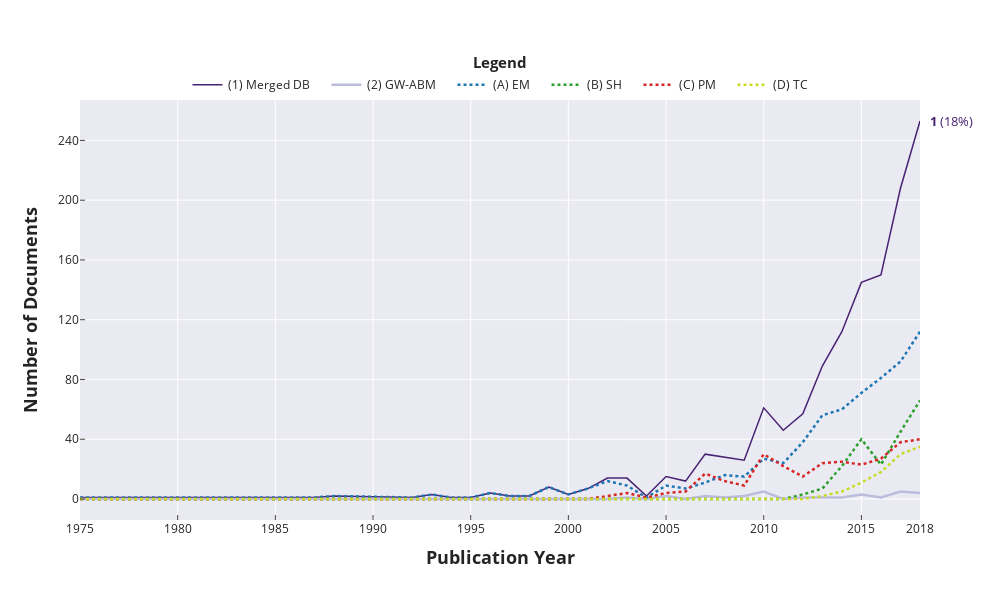
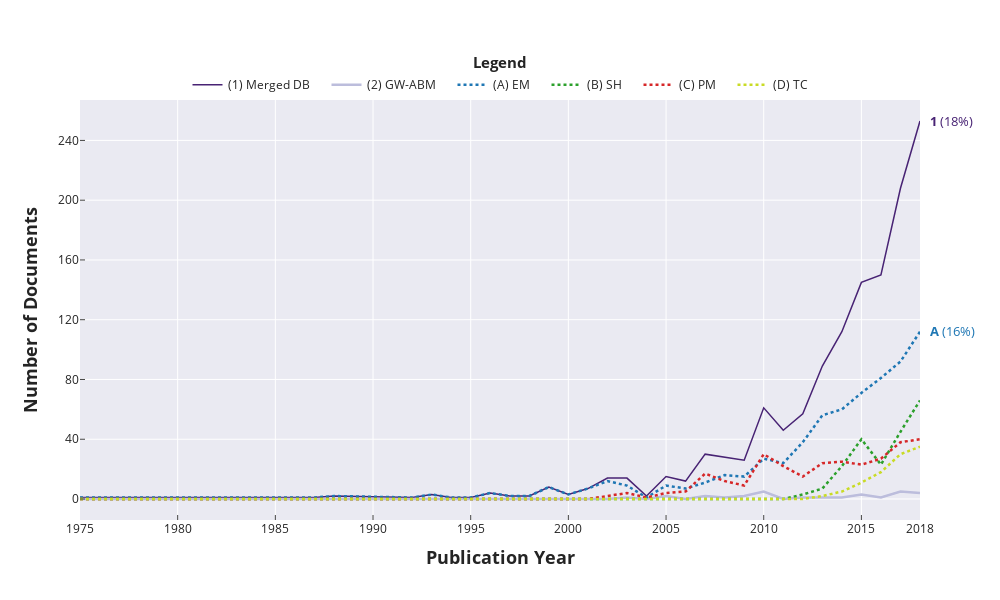
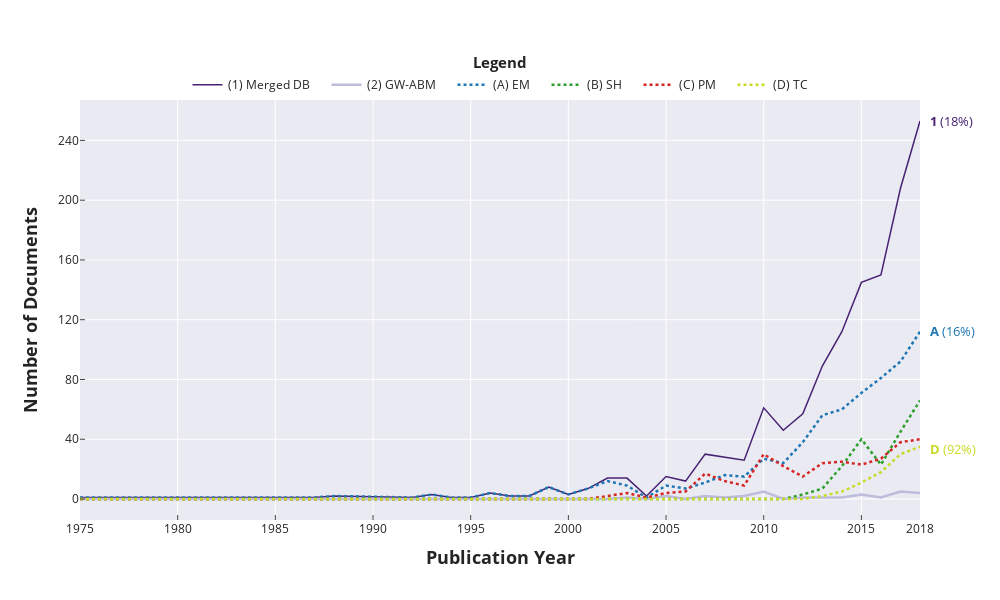
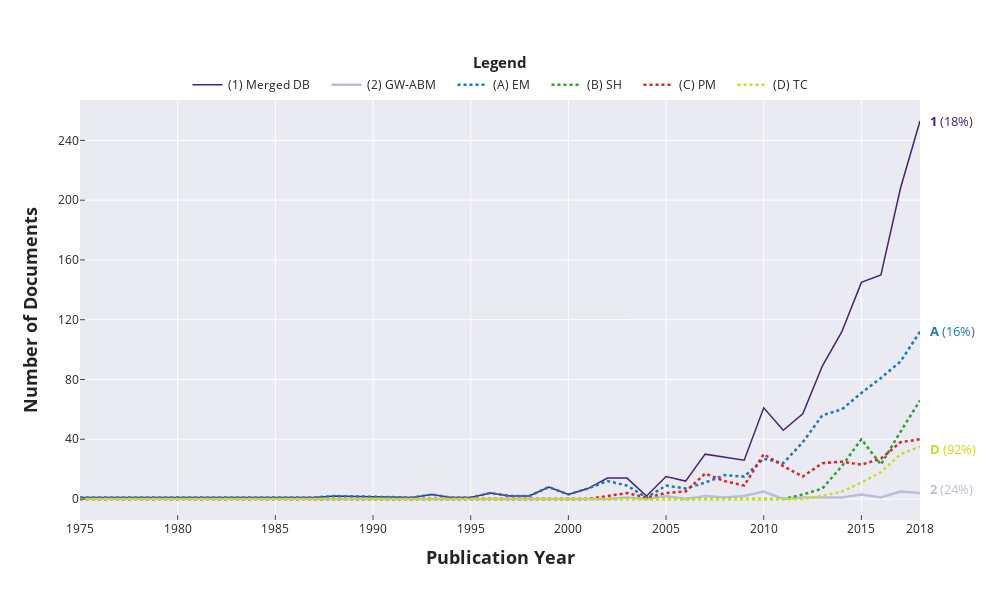

The notebook cell these images were saved under, in order:
### Code cell
%config InlineBackend.figure_format ='retina'

trace1 = go.Scatter(
                x = concat.index.values,
                y = concat["GW_ABM Count"],
                mode = 'lines',
                name = "(2) GW-ABM    ",
                #marker = dict(color = colour_list[0]),
                text = concat['GW_ABM Count'],
                line = dict(color=colour_list[3], width=2.5))
trace11 = go.Scatter(
                x = concat.index.values,
                y = concat["Merged Count"],
                mode = 'lines',
                name = "(1) Merged DB    ",
                #marker = dict(color = colour_list[0]),
                text = concat['Merged Count'],
                line = dict(color=colour_list2[0], width=1.5))
trace2 = go.Scatter(
                x = concat.index.values,
                y = concat["SH Count"],
                mode = 'lines',
                name = "(B) SH    ",
                #marker = dict(color = colour_list2[2]),
                text = concat['SH Count'],
                line = dict(color="rgb(44,160,44)", width=2.5, dash='dot'))
trace3 = go.Scatter(
                x = concat.index.values,
                y = concat["TC Count"],
                mode = "lines",
                name = "(D) TC",
                #marker = dict(color = colour_list2[3]),
                text = concat['TC Count'],
                line = dict(color="rgb(201,219,37)", width=2.5, dash='dot'))
trace4 = go.Scatter(
                x = concat.index.values,
                y = concat['PM Count'],
                mode = "lines",
                name = "(C) PM    ",
                #marker = dict(color = colour_list2[4]),
                text = concat['PM Count'],
                line = dict(color="rgb(214,39,40)", width=2.5, dash='dot'))
trace5 = go.Scatter(
                x = concat.index.values,
                y = concat['EM2 Count'],
                mode = "lines",
                name = '(A) EM    ',
                #marker = dict(color = colour_list2[5]),
                text = concat['EM2 Count'],
                line = dict(color="rgb(31,119,180)", width=2.5, dash='dot'))

data = [trace11, trace1, trace5, trace2, trace4, trace3]

layout = go.Layout(width= 1000, height= 600,
              xaxis= dict(title= '<b>Publication Year<b>',ticklen= 5,tick0=1975,tickvals=(1975,1980,1985,1990,1995,2000,2005,2010,2015,2018),zeroline=False,ticks = "inside", title_font=dict(size=18), showline=False, linewidth=1, linecolor='black'),
              yaxis= dict(title= '<b>Number of Documents<b>',tick0 = 0,dtick = 40,ticklen= 5,zeroline=False, ticks = "inside", title_font=dict(size=18),showline=False, linewidth=1, linecolor='black'),
              showlegend = True, legend=dict(orientation='h',yanchor='bottom',xanchor='center',y=1.002,x=0.5,font=dict(size=12)),
              annotations=[dict(x=0.5,y=1.12,align="right",valign="top",text='<b>Legend<b>',font=dict(size=15),showarrow=False,xref="paper",yref="paper",xanchor="center",yanchor="top")],
              template="seaborn")

fig = go.Figure(data = data, layout = layout)

# Merged = 1
fig.add_annotation(
    go.layout.Annotation(xref='paper',yref="paper",x=1.01,y=0.95,xanchor='left', yanchor='middle', text='<b>1</b> (18%)',font=dict(size=13,color=colour_list2[0]),showarrow=False))
# EM = 3
fig.add_annotation(
    go.layout.Annotation(xref='paper',yref="paper",x=1.01,y=0.45,xanchor='left', yanchor='middle', text='<b>A</b> (16%)',font=dict(size=13,color="rgb(31,119,180)"),showarrow=False))
# TC = 6
fig.add_annotation(
    go.layout.Annotation(xref='paper',yref="paper",x=1.01,y=0.17,xanchor='left', yanchor='middle', text='<b>D</b> (92%)',font=dict(size=13,color="rgb(201,219,37)"),showarrow=False))
# GWABM = 2
fig.add_annotation(
    go.layout.Annotation(xref='paper',yref="paper",x=1.01,y=0.073,xanchor='left', yanchor='middle', text='<b>2</b> (24%)',font=dict(size=13,color=colour_list[3]),showarrow=False))
# SH = 4
fig.add_annotation(
    go.layout.Annotation(xref='paper',yref="paper",x=1.01,y=0.29,xanchor='left', yanchor='middle', text='<b>B</b> (83%)',font=dict(size=13,color="rgb(44,160,44)"),showarrow=False))
# PM = 5
fig.add_annotation(
    go.layout.Annotation(xref='paper',yref="paper",x=1.01,y=0.21,xanchor='left', yanchor='middle', text='<b>C</b> (34%)',font=dict(size=13,color="rgb(214,39,40)"),showarrow=False))

#legend: ,bgcolor="white", bordercolor="Black", borderwidth=0.3

url = plot(fig, validate=False)
url
#"plotly", "plotly_white", "plotly_dark", "ggplot2", "seaborn", "simple_white", "none"

### Figure 1 — Plotly figure (JSON) as saved in the notebook; plotly's stock layout.template omitted (floating-point values rounded to 4 significant figures)
{"data": [{"line": {"color": "rgb(72, 35, 116)", "width": 1.5}, "mode": "lines", "name": "(1) Merged DB    ", "text": [1, 1, 1, 1, 2, 1, 3, 1, 1, 4, 2, 2, 8, 3, 7, 14, 14, 2, 15, 12, 30, 28, 26, 61, 46, 57, 89, 112, 145, 150, 208, 253], "type": "scatter", "x": [1975, 1980, 1984, 1987, 1988, 1992, 1993, 1994, 1995, 1996, 1997, 1998, 1999, 2000, 2001, 2002, 2003, 2004, 2005, 2006, 2007, 2008, 2009, 2010, 2011, 2012, 2013, 2014, 2015, 2016, 2017, 2018], "y": [1, 1, 1, 1, 2, 1, 3, 1, 1, 4, 2, 2, 8, 3, 7, 14, 14, 2, 15, 12, 30, 28, 26, 61, 46, 57, 89, 112, 145, 150, 208, 253]}, {"line": {"color": "rgb(188, 189, 220)", "width": 2.5}, "mode": "lines", "name": "(2) GW-ABM    ", "text": [0, 0, 0, 0, 0, 0, 0, 0, 0, 0, 0, 0, 0, 0, 0, 0, 1, 0, 2, 0, 2, 1, 2, 5, 0, 1, 1, 1, 3, 1, 5, 4], "type": "scatter", "x": [1975, 1980, 1984, 1987, 1988, 1992, 1993, 1994, 1995, 1996, 1997, 1998, 1999, 2000, 2001, 2002, 2003, 2004, 2005, 2006, 2007, 2008, 2009, 2010, 2011, 2012, 2013, 2014, 2015, 2016, 2017, 2018], "y": [0, 0, 0, 0, 0, 0, 0, 0, 0, 0, 0, 0, 0, 0, 0, 0, 1, 0, 2, 0, 2, 1, 2, 5, 0, 1, 1, 1, 3, 1, 5, 4]}, {"line": {"color": "rgb(31,119,180)", "dash": "dot", "width": 2.5}, "mode": "lines", "name": "(A) EM    ", "text": [1, 1, 1, 1, 2, 1, 3, 1, 1, 4, 2, 2, 8, 3, 7, 12, 9, 1, 9, 7, 11, 16, 15, 27, 24, 38, 56, 60, 71, 81, 92, 112], "type": "scatter", "x": [1975, 1980, 1984, 1987, 1988, 1992, 1993, 1994, 1995, 1996, 1997, 1998, 1999, 2000, 2001, 2002, 2003, 2004, 2005, 2006, 2007, 2008, 2009, 2010, 2011, 2012, 2013, 2014, 2015, 2016, 2017, 2018], "y": [1, 1, 1, 1, 2, 1, 3, 1, 1, 4, 2, 2, 8, 3, 7, 12, 9, 1, 9, 7, 11, 16, 15, 27, 24, 38, 56, 60, 71, 81, 92, 112]}, {"line": {"color": "rgb(44,160,44)", "dash": "dot", "width": 2.5}, "mode": "lines", "name": "(B) SH    ", "text": [0, 0, 0, 0, 0, 0, 0, 0, 0, 0, 0, 0, 0, 0, 0, 0, 0, 0, 0, 0, 0, 0, 0, 0, 0, 3, 7, 22, 40, 23, 45, 66], "type": "scatter", "x": [1975, 1980, 1984, 1987, 1988, 1992, 1993, 1994, 1995, 1996, 1997, 1998, 1999, 2000, 2001, 2002, 2003, 2004, 2005, 2006, 2007, 2008, 2009, 2010, 2011, 2012, 2013, 2014, 2015, 2016, 2017, 2018], "y": [0, 0, 0, 0, 0, 0, 0, 0, 0, 0, 0, 0, 0, 0, 0, 0, 0, 0, 0, 0, 0, 0, 0, 0, 0, 3, 7, 22, 40, 23, 45, 66]}, {"line": {"color": "rgb(214,39,40)", "dash": "dot", "width": 2.5}, "mode": "lines", "name": "(C) PM    ", "text": [0, 0, 0, 0, 0, 0, 0, 0, 0, 0, 0, 0, 0, 0, 0, 2, 4, 1, 4, 5, 17, 12, 9, 30, 22, 15, 24, 25, 23, 27, 38, 40], "type": "scatter", "x": [1975, 1980, 1984, 1987, 1988, 1992, 1993, 1994, 1995, 1996, 1997, 1998, 1999, 2000, 2001, 2002, 2003, 2004, 2005, 2006, 2007, 2008, 2009, 2010, 2011, 2012, 2013, 2014, 2015, 2016, 2017, 2018], "y": [0, 0, 0, 0, 0, 0, 0, 0, 0, 0, 0, 0, 0, 0, 0, 2, 4, 1, 4, 5, 17, 12, 9, 30, 22, 15, 24, 25, 23, 27, 38, 40]}, {"line": {"color": "rgb(201,219,37)", "dash": "dot", "width": 2.5}, "mode": "lines", "name": "(D) TC", "text": [0, 0, 0, 0, 0, 0, 0, 0, 0, 0, 0, 0, 0, 0, 0, 0, 0, 0, 0, 0, 0, 0, 0, 0, 0, 0, 2, 5, 11, 18, 30, 35], "type": "scatter", "x": [1975, 1980, 1984, 1987, 1988, 1992, 1993, 1994, 1995, 1996, 1997, 1998, 1999, 2000, 2001, 2002, 2003, 2004, 2005, 2006, 2007, 2008, 2009, 2010, 2011, 2012, 2013, 2014, 2015, 2016, 2017, 2018], "y": [0, 0, 0, 0, 0, 0, 0, 0, 0, 0, 0, 0, 0, 0, 0, 0, 0, 0, 0, 0, 0, 0, 0, 0, 0, 0, 2, 5, 11, 18, 30, 35]}], "layout": {"annotations": [{"align": "right", "font": {"size": 15}, "showarrow": false, "text": "<b>Legend<b>", "valign": "top", "x": 0.5, "xanchor": "center", "xref": "paper", "y": 1.12, "yanchor": "top", "yref": "paper"}, {"font": {"color": "rgb(72, 35, 116)", "size": 13}, "showarrow": false, "text": "<b>1</b> (18%)", "x": 1.01, "xanchor": "left", "xref": "paper", "y": 0.95, "yanchor": "middle", "yref": "paper"}], "height": 600, "legend": {"font": {"size": 12}, "orientation": "h", "x": 0.5, "xanchor": "center", "y": 1.002, "yanchor": "bottom"}, "showlegend": true, "width": 1000, "xaxis": {"linecolor": "black", "linewidth": 1, "showline": false, "tick0": 1975, "ticklen": 5, "ticks": "inside", "tickvals": [1975, 1980, 1985, 1990, 1995, 2000, 2005, 2010, 2015, 2018], "title": {"font": {"size": 18}, "text": "<b>Publication Year<b>"}, "zeroline": false}, "yaxis": {"dtick": 40, "linecolor": "black", "linewidth": 1, "showline": false, "tick0": 0, "ticklen": 5, "ticks": "inside", "title": {"font": {"size": 18}, "text": "<b>Number of Documents<b>"}, "zeroline": false}}}

### Figure 2 — Plotly figure (JSON) as saved in the notebook; plotly's stock layout.template omitted (floating-point values rounded to 4 significant figures)
{"data": [{"line": {"color": "rgb(72, 35, 116)", "width": 1.5}, "mode": "lines", "name": "(1) Merged DB    ", "text": [1, 1, 1, 1, 2, 1, 3, 1, 1, 4, 2, 2, 8, 3, 7, 14, 14, 2, 15, 12, 30, 28, 26, 61, 46, 57, 89, 112, 145, 150, 208, 253], "type": "scatter", "x": [1975, 1980, 1984, 1987, 1988, 1992, 1993, 1994, 1995, 1996, 1997, 1998, 1999, 2000, 2001, 2002, 2003, 2004, 2005, 2006, 2007, 2008, 2009, 2010, 2011, 2012, 2013, 2014, 2015, 2016, 2017, 2018], "y": [1, 1, 1, 1, 2, 1, 3, 1, 1, 4, 2, 2, 8, 3, 7, 14, 14, 2, 15, 12, 30, 28, 26, 61, 46, 57, 89, 112, 145, 150, 208, 253]}, {"line": {"color": "rgb(188, 189, 220)", "width": 2.5}, "mode": "lines", "name": "(2) GW-ABM    ", "text": [0, 0, 0, 0, 0, 0, 0, 0, 0, 0, 0, 0, 0, 0, 0, 0, 1, 0, 2, 0, 2, 1, 2, 5, 0, 1, 1, 1, 3, 1, 5, 4], "type": "scatter", "x": [1975, 1980, 1984, 1987, 1988, 1992, 1993, 1994, 1995, 1996, 1997, 1998, 1999, 2000, 2001, 2002, 2003, 2004, 2005, 2006, 2007, 2008, 2009, 2010, 2011, 2012, 2013, 2014, 2015, 2016, 2017, 2018], "y": [0, 0, 0, 0, 0, 0, 0, 0, 0, 0, 0, 0, 0, 0, 0, 0, 1, 0, 2, 0, 2, 1, 2, 5, 0, 1, 1, 1, 3, 1, 5, 4]}, {"line": {"color": "rgb(31,119,180)", "dash": "dot", "width": 2.5}, "mode": "lines", "name": "(A) EM    ", "text": [1, 1, 1, 1, 2, 1, 3, 1, 1, 4, 2, 2, 8, 3, 7, 12, 9, 1, 9, 7, 11, 16, 15, 27, 24, 38, 56, 60, 71, 81, 92, 112], "type": "scatter", "x": [1975, 1980, 1984, 1987, 1988, 1992, 1993, 1994, 1995, 1996, 1997, 1998, 1999, 2000, 2001, 2002, 2003, 2004, 2005, 2006, 2007, 2008, 2009, 2010, 2011, 2012, 2013, 2014, 2015, 2016, 2017, 2018], "y": [1, 1, 1, 1, 2, 1, 3, 1, 1, 4, 2, 2, 8, 3, 7, 12, 9, 1, 9, 7, 11, 16, 15, 27, 24, 38, 56, 60, 71, 81, 92, 112]}, {"line": {"color": "rgb(44,160,44)", "dash": "dot", "width": 2.5}, "mode": "lines", "name": "(B) SH    ", "text": [0, 0, 0, 0, 0, 0, 0, 0, 0, 0, 0, 0, 0, 0, 0, 0, 0, 0, 0, 0, 0, 0, 0, 0, 0, 3, 7, 22, 40, 23, 45, 66], "type": "scatter", "x": [1975, 1980, 1984, 1987, 1988, 1992, 1993, 1994, 1995, 1996, 1997, 1998, 1999, 2000, 2001, 2002, 2003, 2004, 2005, 2006, 2007, 2008, 2009, 2010, 2011, 2012, 2013, 2014, 2015, 2016, 2017, 2018], "y": [0, 0, 0, 0, 0, 0, 0, 0, 0, 0, 0, 0, 0, 0, 0, 0, 0, 0, 0, 0, 0, 0, 0, 0, 0, 3, 7, 22, 40, 23, 45, 66]}, {"line": {"color": "rgb(214,39,40)", "dash": "dot", "width": 2.5}, "mode": "lines", "name": "(C) PM    ", "text": [0, 0, 0, 0, 0, 0, 0, 0, 0, 0, 0, 0, 0, 0, 0, 2, 4, 1, 4, 5, 17, 12, 9, 30, 22, 15, 24, 25, 23, 27, 38, 40], "type": "scatter", "x": [1975, 1980, 1984, 1987, 1988, 1992, 1993, 1994, 1995, 1996, 1997, 1998, 1999, 2000, 2001, 2002, 2003, 2004, 2005, 2006, 2007, 2008, 2009, 2010, 2011, 2012, 2013, 2014, 2015, 2016, 2017, 2018], "y": [0, 0, 0, 0, 0, 0, 0, 0, 0, 0, 0, 0, 0, 0, 0, 2, 4, 1, 4, 5, 17, 12, 9, 30, 22, 15, 24, 25, 23, 27, 38, 40]}, {"line": {"color": "rgb(201,219,37)", "dash": "dot", "width": 2.5}, "mode": "lines", "name": "(D) TC", "text": [0, 0, 0, 0, 0, 0, 0, 0, 0, 0, 0, 0, 0, 0, 0, 0, 0, 0, 0, 0, 0, 0, 0, 0, 0, 0, 2, 5, 11, 18, 30, 35], "type": "scatter", "x": [1975, 1980, 1984, 1987, 1988, 1992, 1993, 1994, 1995, 1996, 1997, 1998, 1999, 2000, 2001, 2002, 2003, 2004, 2005, 2006, 2007, 2008, 2009, 2010, 2011, 2012, 2013, 2014, 2015, 2016, 2017, 2018], "y": [0, 0, 0, 0, 0, 0, 0, 0, 0, 0, 0, 0, 0, 0, 0, 0, 0, 0, 0, 0, 0, 0, 0, 0, 0, 0, 2, 5, 11, 18, 30, 35]}], "layout": {"annotations": [{"align": "right", "font": {"size": 15}, "showarrow": false, "text": "<b>Legend<b>", "valign": "top", "x": 0.5, "xanchor": "center", "xref": "paper", "y": 1.12, "yanchor": "top", "yref": "paper"}, {"font": {"color": "rgb(72, 35, 116)", "size": 13}, "showarrow": false, "text": "<b>1</b> (18%)", "x": 1.01, "xanchor": "left", "xref": "paper", "y": 0.95, "yanchor": "middle", "yref": "paper"}, {"font": {"color": "rgb(31,119,180)", "size": 13}, "showarrow": false, "text": "<b>A</b> (16%)", "x": 1.01, "xanchor": "left", "xref": "paper", "y": 0.45, "yanchor": "middle", "yref": "paper"}], "height": 600, "legend": {"font": {"size": 12}, "orientation": "h", "x": 0.5, "xanchor": "center", "y": 1.002, "yanchor": "bottom"}, "showlegend": true, "width": 1000, "xaxis": {"linecolor": "black", "linewidth": 1, "showline": false, "tick0": 1975, "ticklen": 5, "ticks": "inside", "tickvals": [1975, 1980, 1985, 1990, 1995, 2000, 2005, 2010, 2015, 2018], "title": {"font": {"size": 18}, "text": "<b>Publication Year<b>"}, "zeroline": false}, "yaxis": {"dtick": 40, "linecolor": "black", "linewidth": 1, "showline": false, "tick0": 0, "ticklen": 5, "ticks": "inside", "title": {"font": {"size": 18}, "text": "<b>Number of Documents<b>"}, "zeroline": false}}}

### Figure 3 — Plotly figure (JSON) as saved in the notebook; plotly's stock layout.template omitted (floating-point values rounded to 4 significant figures)
{"data": [{"line": {"color": "rgb(72, 35, 116)", "width": 1.5}, "mode": "lines", "name": "(1) Merged DB    ", "text": [1, 1, 1, 1, 2, 1, 3, 1, 1, 4, 2, 2, 8, 3, 7, 14, 14, 2, 15, 12, 30, 28, 26, 61, 46, 57, 89, 112, 145, 150, 208, 253], "type": "scatter", "x": [1975, 1980, 1984, 1987, 1988, 1992, 1993, 1994, 1995, 1996, 1997, 1998, 1999, 2000, 2001, 2002, 2003, 2004, 2005, 2006, 2007, 2008, 2009, 2010, 2011, 2012, 2013, 2014, 2015, 2016, 2017, 2018], "y": [1, 1, 1, 1, 2, 1, 3, 1, 1, 4, 2, 2, 8, 3, 7, 14, 14, 2, 15, 12, 30, 28, 26, 61, 46, 57, 89, 112, 145, 150, 208, 253]}, {"line": {"color": "rgb(188, 189, 220)", "width": 2.5}, "mode": "lines", "name": "(2) GW-ABM    ", "text": [0, 0, 0, 0, 0, 0, 0, 0, 0, 0, 0, 0, 0, 0, 0, 0, 1, 0, 2, 0, 2, 1, 2, 5, 0, 1, 1, 1, 3, 1, 5, 4], "type": "scatter", "x": [1975, 1980, 1984, 1987, 1988, 1992, 1993, 1994, 1995, 1996, 1997, 1998, 1999, 2000, 2001, 2002, 2003, 2004, 2005, 2006, 2007, 2008, 2009, 2010, 2011, 2012, 2013, 2014, 2015, 2016, 2017, 2018], "y": [0, 0, 0, 0, 0, 0, 0, 0, 0, 0, 0, 0, 0, 0, 0, 0, 1, 0, 2, 0, 2, 1, 2, 5, 0, 1, 1, 1, 3, 1, 5, 4]}, {"line": {"color": "rgb(31,119,180)", "dash": "dot", "width": 2.5}, "mode": "lines", "name": "(A) EM    ", "text": [1, 1, 1, 1, 2, 1, 3, 1, 1, 4, 2, 2, 8, 3, 7, 12, 9, 1, 9, 7, 11, 16, 15, 27, 24, 38, 56, 60, 71, 81, 92, 112], "type": "scatter", "x": [1975, 1980, 1984, 1987, 1988, 1992, 1993, 1994, 1995, 1996, 1997, 1998, 1999, 2000, 2001, 2002, 2003, 2004, 2005, 2006, 2007, 2008, 2009, 2010, 2011, 2012, 2013, 2014, 2015, 2016, 2017, 2018], "y": [1, 1, 1, 1, 2, 1, 3, 1, 1, 4, 2, 2, 8, 3, 7, 12, 9, 1, 9, 7, 11, 16, 15, 27, 24, 38, 56, 60, 71, 81, 92, 112]}, {"line": {"color": "rgb(44,160,44)", "dash": "dot", "width": 2.5}, "mode": "lines", "name": "(B) SH    ", "text": [0, 0, 0, 0, 0, 0, 0, 0, 0, 0, 0, 0, 0, 0, 0, 0, 0, 0, 0, 0, 0, 0, 0, 0, 0, 3, 7, 22, 40, 23, 45, 66], "type": "scatter", "x": [1975, 1980, 1984, 1987, 1988, 1992, 1993, 1994, 1995, 1996, 1997, 1998, 1999, 2000, 2001, 2002, 2003, 2004, 2005, 2006, 2007, 2008, 2009, 2010, 2011, 2012, 2013, 2014, 2015, 2016, 2017, 2018], "y": [0, 0, 0, 0, 0, 0, 0, 0, 0, 0, 0, 0, 0, 0, 0, 0, 0, 0, 0, 0, 0, 0, 0, 0, 0, 3, 7, 22, 40, 23, 45, 66]}, {"line": {"color": "rgb(214,39,40)", "dash": "dot", "width": 2.5}, "mode": "lines", "name": "(C) PM    ", "text": [0, 0, 0, 0, 0, 0, 0, 0, 0, 0, 0, 0, 0, 0, 0, 2, 4, 1, 4, 5, 17, 12, 9, 30, 22, 15, 24, 25, 23, 27, 38, 40], "type": "scatter", "x": [1975, 1980, 1984, 1987, 1988, 1992, 1993, 1994, 1995, 1996, 1997, 1998, 1999, 2000, 2001, 2002, 2003, 2004, 2005, 2006, 2007, 2008, 2009, 2010, 2011, 2012, 2013, 2014, 2015, 2016, 2017, 2018], "y": [0, 0, 0, 0, 0, 0, 0, 0, 0, 0, 0, 0, 0, 0, 0, 2, 4, 1, 4, 5, 17, 12, 9, 30, 22, 15, 24, 25, 23, 27, 38, 40]}, {"line": {"color": "rgb(201,219,37)", "dash": "dot", "width": 2.5}, "mode": "lines", "name": "(D) TC", "text": [0, 0, 0, 0, 0, 0, 0, 0, 0, 0, 0, 0, 0, 0, 0, 0, 0, 0, 0, 0, 0, 0, 0, 0, 0, 0, 2, 5, 11, 18, 30, 35], "type": "scatter", "x": [1975, 1980, 1984, 1987, 1988, 1992, 1993, 1994, 1995, 1996, 1997, 1998, 1999, 2000, 2001, 2002, 2003, 2004, 2005, 2006, 2007, 2008, 2009, 2010, 2011, 2012, 2013, 2014, 2015, 2016, 2017, 2018], "y": [0, 0, 0, 0, 0, 0, 0, 0, 0, 0, 0, 0, 0, 0, 0, 0, 0, 0, 0, 0, 0, 0, 0, 0, 0, 0, 2, 5, 11, 18, 30, 35]}], "layout": {"annotations": [{"align": "right", "font": {"size": 15}, "showarrow": false, "text": "<b>Legend<b>", "valign": "top", "x": 0.5, "xanchor": "center", "xref": "paper", "y": 1.12, "yanchor": "top", "yref": "paper"}, {"font": {"color": "rgb(72, 35, 116)", "size": 13}, "showarrow": false, "text": "<b>1</b> (18%)", "x": 1.01, "xanchor": "left", "xref": "paper", "y": 0.95, "yanchor": "middle", "yref": "paper"}, {"font": {"color": "rgb(31,119,180)", "size": 13}, "showarrow": false, "text": "<b>A</b> (16%)", "x": 1.01, "xanchor": "left", "xref": "paper", "y": 0.45, "yanchor": "middle", "yref": "paper"}, {"font": {"color": "rgb(201,219,37)", "size": 13}, "showarrow": false, "text": "<b>D</b> (92%)", "x": 1.01, "xanchor": "left", "xref": "paper", "y": 0.17, "yanchor": "middle", "yref": "paper"}], "height": 600, "legend": {"font": {"size": 12}, "orientation": "h", "x": 0.5, "xanchor": "center", "y": 1.002, "yanchor": "bottom"}, "showlegend": true, "width": 1000, "xaxis": {"linecolor": "black", "linewidth": 1, "showline": false, "tick0": 1975, "ticklen": 5, "ticks": "inside", "tickvals": [1975, 1980, 1985, 1990, 1995, 2000, 2005, 2010, 2015, 2018], "title": {"font": {"size": 18}, "text": "<b>Publication Year<b>"}, "zeroline": false}, "yaxis": {"dtick": 40, "linecolor": "black", "linewidth": 1, "showline": false, "tick0": 0, "ticklen": 5, "ticks": "inside", "title": {"font": {"size": 18}, "text": "<b>Number of Documents<b>"}, "zeroline": false}}}

### Figure 4 — Plotly figure (JSON) as saved in the notebook; plotly's stock layout.template omitted (floating-point values rounded to 4 significant figures)
{"data": [{"line": {"color": "rgb(72, 35, 116)", "width": 1.5}, "mode": "lines", "name": "(1) Merged DB    ", "text": [1, 1, 1, 1, 2, 1, 3, 1, 1, 4, 2, 2, 8, 3, 7, 14, 14, 2, 15, 12, 30, 28, 26, 61, 46, 57, 89, 112, 145, 150, 208, 253], "type": "scatter", "x": [1975, 1980, 1984, 1987, 1988, 1992, 1993, 1994, 1995, 1996, 1997, 1998, 1999, 2000, 2001, 2002, 2003, 2004, 2005, 2006, 2007, 2008, 2009, 2010, 2011, 2012, 2013, 2014, 2015, 2016, 2017, 2018], "y": [1, 1, 1, 1, 2, 1, 3, 1, 1, 4, 2, 2, 8, 3, 7, 14, 14, 2, 15, 12, 30, 28, 26, 61, 46, 57, 89, 112, 145, 150, 208, 253]}, {"line": {"color": "rgb(188, 189, 220)", "width": 2.5}, "mode": "lines", "name": "(2) GW-ABM    ", "text": [0, 0, 0, 0, 0, 0, 0, 0, 0, 0, 0, 0, 0, 0, 0, 0, 1, 0, 2, 0, 2, 1, 2, 5, 0, 1, 1, 1, 3, 1, 5, 4], "type": "scatter", "x": [1975, 1980, 1984, 1987, 1988, 1992, 1993, 1994, 1995, 1996, 1997, 1998, 1999, 2000, 2001, 2002, 2003, 2004, 2005, 2006, 2007, 2008, 2009, 2010, 2011, 2012, 2013, 2014, 2015, 2016, 2017, 2018], "y": [0, 0, 0, 0, 0, 0, 0, 0, 0, 0, 0, 0, 0, 0, 0, 0, 1, 0, 2, 0, 2, 1, 2, 5, 0, 1, 1, 1, 3, 1, 5, 4]}, {"line": {"color": "rgb(31,119,180)", "dash": "dot", "width": 2.5}, "mode": "lines", "name": "(A) EM    ", "text": [1, 1, 1, 1, 2, 1, 3, 1, 1, 4, 2, 2, 8, 3, 7, 12, 9, 1, 9, 7, 11, 16, 15, 27, 24, 38, 56, 60, 71, 81, 92, 112], "type": "scatter", "x": [1975, 1980, 1984, 1987, 1988, 1992, 1993, 1994, 1995, 1996, 1997, 1998, 1999, 2000, 2001, 2002, 2003, 2004, 2005, 2006, 2007, 2008, 2009, 2010, 2011, 2012, 2013, 2014, 2015, 2016, 2017, 2018], "y": [1, 1, 1, 1, 2, 1, 3, 1, 1, 4, 2, 2, 8, 3, 7, 12, 9, 1, 9, 7, 11, 16, 15, 27, 24, 38, 56, 60, 71, 81, 92, 112]}, {"line": {"color": "rgb(44,160,44)", "dash": "dot", "width": 2.5}, "mode": "lines", "name": "(B) SH    ", "text": [0, 0, 0, 0, 0, 0, 0, 0, 0, 0, 0, 0, 0, 0, 0, 0, 0, 0, 0, 0, 0, 0, 0, 0, 0, 3, 7, 22, 40, 23, 45, 66], "type": "scatter", "x": [1975, 1980, 1984, 1987, 1988, 1992, 1993, 1994, 1995, 1996, 1997, 1998, 1999, 2000, 2001, 2002, 2003, 2004, 2005, 2006, 2007, 2008, 2009, 2010, 2011, 2012, 2013, 2014, 2015, 2016, 2017, 2018], "y": [0, 0, 0, 0, 0, 0, 0, 0, 0, 0, 0, 0, 0, 0, 0, 0, 0, 0, 0, 0, 0, 0, 0, 0, 0, 3, 7, 22, 40, 23, 45, 66]}, {"line": {"color": "rgb(214,39,40)", "dash": "dot", "width": 2.5}, "mode": "lines", "name": "(C) PM    ", "text": [0, 0, 0, 0, 0, 0, 0, 0, 0, 0, 0, 0, 0, 0, 0, 2, 4, 1, 4, 5, 17, 12, 9, 30, 22, 15, 24, 25, 23, 27, 38, 40], "type": "scatter", "x": [1975, 1980, 1984, 1987, 1988, 1992, 1993, 1994, 1995, 1996, 1997, 1998, 1999, 2000, 2001, 2002, 2003, 2004, 2005, 2006, 2007, 2008, 2009, 2010, 2011, 2012, 2013, 2014, 2015, 2016, 2017, 2018], "y": [0, 0, 0, 0, 0, 0, 0, 0, 0, 0, 0, 0, 0, 0, 0, 2, 4, 1, 4, 5, 17, 12, 9, 30, 22, 15, 24, 25, 23, 27, 38, 40]}, {"line": {"color": "rgb(201,219,37)", "dash": "dot", "width": 2.5}, "mode": "lines", "name": "(D) TC", "text": [0, 0, 0, 0, 0, 0, 0, 0, 0, 0, 0, 0, 0, 0, 0, 0, 0, 0, 0, 0, 0, 0, 0, 0, 0, 0, 2, 5, 11, 18, 30, 35], "type": "scatter", "x": [1975, 1980, 1984, 1987, 1988, 1992, 1993, 1994, 1995, 1996, 1997, 1998, 1999, 2000, 2001, 2002, 2003, 2004, 2005, 2006, 2007, 2008, 2009, 2010, 2011, 2012, 2013, 2014, 2015, 2016, 2017, 2018], "y": [0, 0, 0, 0, 0, 0, 0, 0, 0, 0, 0, 0, 0, 0, 0, 0, 0, 0, 0, 0, 0, 0, 0, 0, 0, 0, 2, 5, 11, 18, 30, 35]}], "layout": {"annotations": [{"align": "right", "font": {"size": 15}, "showarrow": false, "text": "<b>Legend<b>", "valign": "top", "x": 0.5, "xanchor": "center", "xref": "paper", "y": 1.12, "yanchor": "top", "yref": "paper"}, {"font": {"color": "rgb(72, 35, 116)", "size": 13}, "showarrow": false, "text": "<b>1</b> (18%)", "x": 1.01, "xanchor": "left", "xref": "paper", "y": 0.95, "yanchor": "middle", "yref": "paper"}, {"font": {"color": "rgb(31,119,180)", "size": 13}, "showarrow": false, "text": "<b>A</b> (16%)", "x": 1.01, "xanchor": "left", "xref": "paper", "y": 0.45, "yanchor": "middle", "yref": "paper"}, {"font": {"color": "rgb(201,219,37)", "size": 13}, "showarrow": false, "text": "<b>D</b> (92%)", "x": 1.01, "xanchor": "left", "xref": "paper", "y": 0.17, "yanchor": "middle", "yref": "paper"}, {"font": {"color": "rgb(188, 189, 220)", "size": 13}, "showarrow": false, "text": "<b>2</b> (24%)", "x": 1.01, "xanchor": "left", "xref": "paper", "y": 0.073, "yanchor": "middle", "yref": "paper"}], "height": 600, "legend": {"font": {"size": 12}, "orientation": "h", "x": 0.5, "xanchor": "center", "y": 1.002, "yanchor": "bottom"}, "showlegend": true, "width": 1000, "xaxis": {"linecolor": "black", "linewidth": 1, "showline": false, "tick0": 1975, "ticklen": 5, "ticks": "inside", "tickvals": [1975, 1980, 1985, 1990, 1995, 2000, 2005, 2010, 2015, 2018], "title": {"font": {"size": 18}, "text": "<b>Publication Year<b>"}, "zeroline": false}, "yaxis": {"dtick": 40, "linecolor": "black", "linewidth": 1, "showline": false, "tick0": 0, "ticklen": 5, "ticks": "inside", "title": {"font": {"size": 18}, "text": "<b>Number of Documents<b>"}, "zeroline": false}}}
